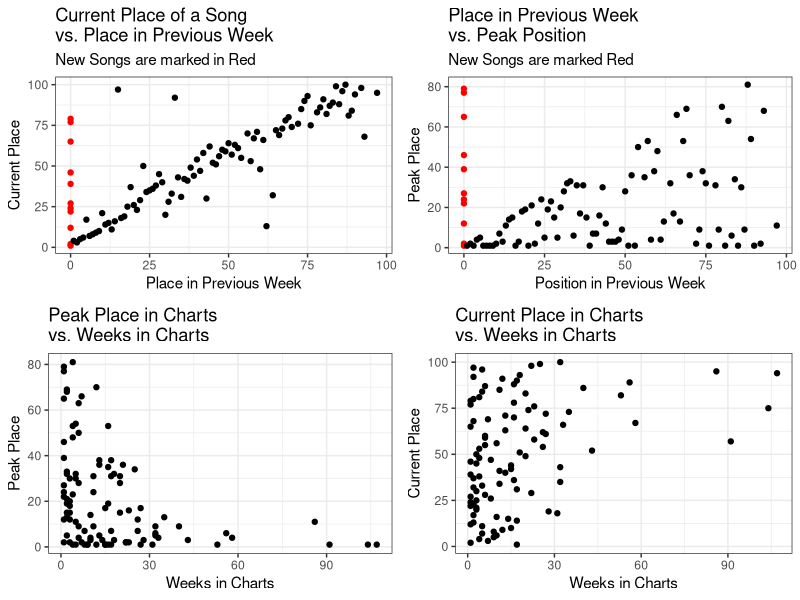
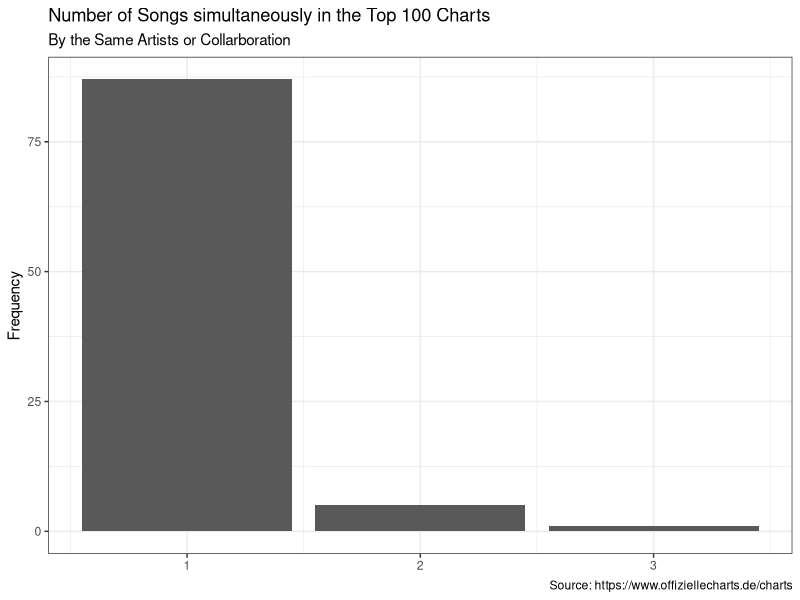
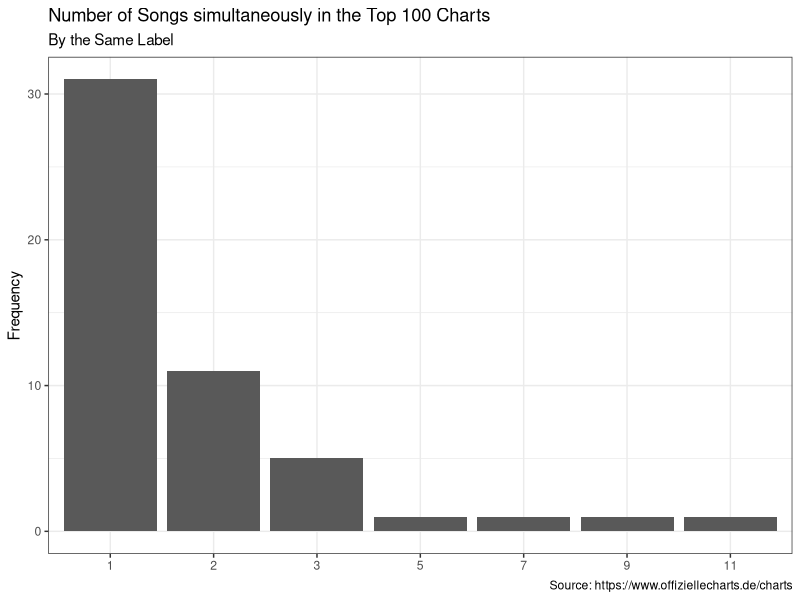

These figures' R source, in order:
## ---- chunk 1
library(ggplot2)
library(gridExtra)
library(readr)
library(dplyr)
chart_scrap <- read_csv('2021-09-01_charts_report.csv')
## ---- chunk 2
#Reporting Figures and Tables
#Scatter Plots
current_v_last <- ggplot(data = chart_scrap,
                                     aes(y = current, x=last_week,
                                     col=ifelse(is.na(last_week), yes = 'NA' , no = 'NonNA')))+
                                      geom_point(aes(y = current, x=last_week_fill),show.legend = F)+
                                      scale_color_manual(values = c('#FF0000','#000000'))+
                                      labs(title = 'Current Place of a Song \nvs. Place in Previous Week',
                                           subtitle = 'New Songs are marked in Red',
                                           y='Current Place', x='Place in Previous Week')+
                                        theme_bw()
weeks_v_peak <- ggplot(data = chart_scrap,
                                             aes(x=weeks_in_charts, y=peak_in_charts))+
                                              geom_point()+
                                              labs(title = 'Peak Place in Charts \nvs. Weeks in Charts',
                                                   x='Weeks in Charts', y='Peak Place')+
                                              theme_bw()
week_v_current <- ggplot(data = chart_scrap, aes(x=weeks_in_charts, y=current))+
                                      geom_point()+
                                      labs(title = 'Current Place in Charts \nvs. Weeks in Charts',
                                           x='Weeks in Charts', y='Current Place')+
                                      theme_bw()
last_v_peak <- ggplot(data = chart_scrap, aes(x=last_week_fill, y=peak_in_charts,
                                                col=ifelse(is.na(last_week), yes = 'NA' , no = 'NonNA')))+
                                    geom_point(show.legend = F)+
                                    labs(title = 'Place in Previous Week \nvs. Peak Position',
                                         subtitle = 'New Songs are marked Red',
                                         x='Position in Previous Week', y='Peak Place')+
                                    scale_color_manual(values = c('#FF0000','#000000'))+
                                    theme_bw()
grid.arrange(current_v_last,last_v_peak, weeks_v_peak,week_v_current, nrow=2)
## ---- chunk 3
chart_scrap%>%
                      count(artist)%>%
                      ggplot(aes(x=n))+
                      geom_bar()+
                      labs(title = 'Number of Songs simultaneously in the Top 100 Charts',
                           subtitle = 'By the Same Artists or Collarboration',
                           y='Frequency',
                           x=NULL,
                           caption = 'Source: https://www.offiziellecharts.de/charts')+
                      theme_bw()
chart_scrap%>%
                        count(artist,sort = T)%>%
                        filter(n>1)%>%
                        knitr::kable()
chart_scrap%>%
                      count(label)%>%
                      ggplot(aes(x=as.factor(n)))+
                      geom_bar()+
                      geom_bar()+
                      labs(title = 'Number of Songs simultaneously in the Top 100 Charts',
                           subtitle = 'By the Same Label',
                           y='Frequency',
                           x=NULL,
                           caption = 'Source: https://www.offiziellecharts.de/charts')+
                      theme_bw()
chart_scrap%>%
                        count(label, sort = T)%>%
                        filter(n>1)%>%
                        knitr::kable()
## ---- chunk 4
#Songs that are currently peaking
chart_scrap%>%
                        filter(current == peak_in_charts)%>%
                        select(artist, title, current)%>%
                        rename(Position = current)%>%
                        knitr::kable()
